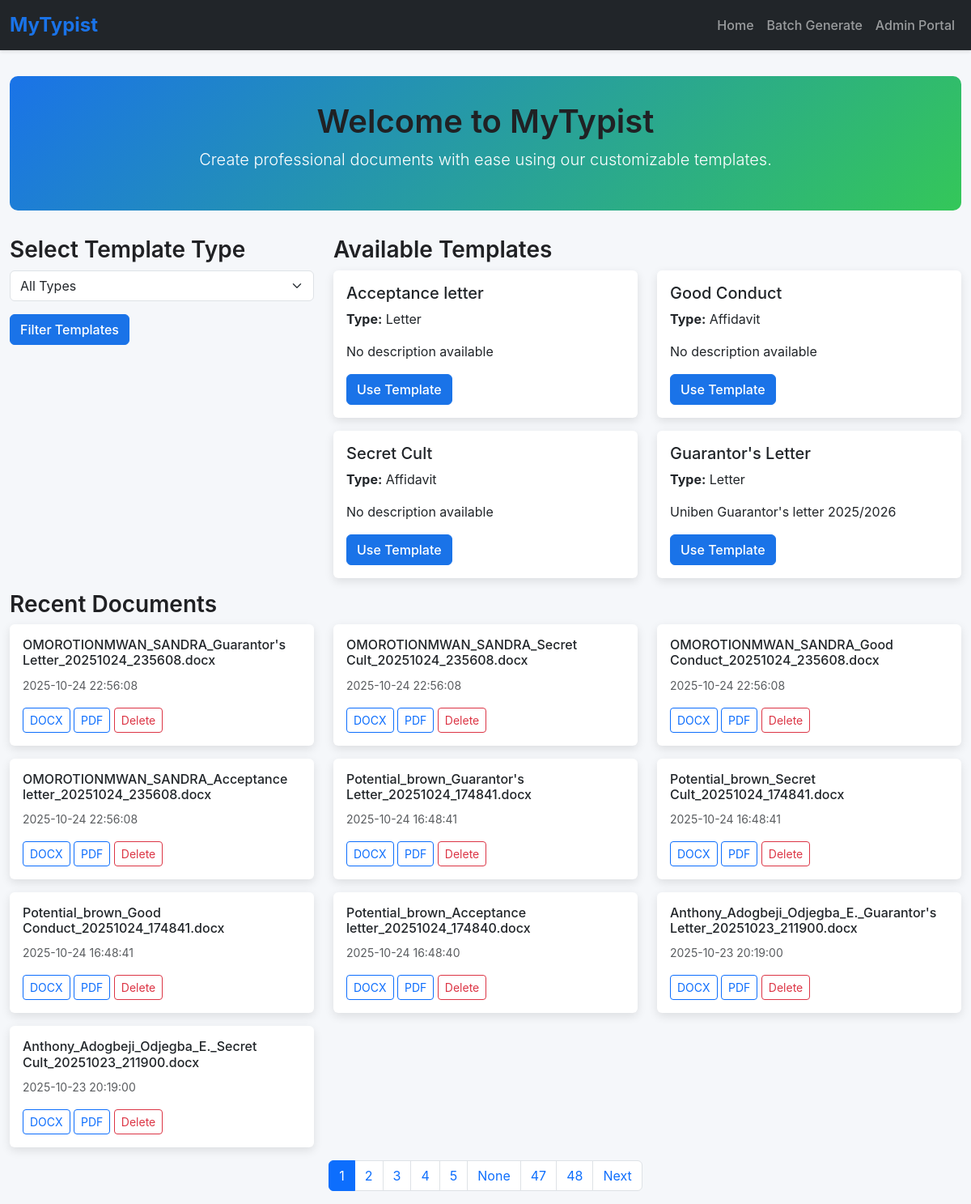
The page / on the database its author committed.
### app.py (models this page shows)
class Template(db.Model):
    __tablename__ = 'template'
    id = db.Column(db.Integer, primary_key=True)
    name = db.Column(db.String(100), nullable=False)
    type = db.Column(db.String(50), nullable=False)
    file_path = db.Column(db.String(200), nullable=False)
    description = db.Column(db.Text)
    font_family = db.Column(db.String(50), default='Times New Roman')
    font_size = db.Column(db.Integer, default=12)
    margin_top = db.Column(db.Float, default=1.0)
    margin_bottom = db.Column(db.Float, default=1.0)
    margin_left = db.Column(db.Float, default=1.0)
    margin_right = db.Column(db.Float, default=1.0)
    default_line_spacing = db.Column(db.Float, default=1.0)
    is_active = db.Column(db.Boolean, default=True)
    created_at = db.Column(db.DateTime, default=lambda: datetime.now(timezone.utc))
    updated_at = db.Column(db.DateTime, default=lambda: datetime.now(timezone.utc),
                          onupdate=lambda: datetime.now(timezone.utc))
    placeholders = db.relationship('Placeholder', back_populates='template',
                                   cascade="all, delete-orphan")
    created_documents = db.relationship('CreatedDocument', back_populates='template',
                                        cascade="all, delete-orphan")

class CreatedDocument(db.Model):
    __tablename__ = 'created_document'
    id = db.Column(db.Integer, primary_key=True)
    template_id = db.Column(db.Integer, db.ForeignKey('template.id'), nullable=False)
    user_name = db.Column(db.String(100), nullable=False)
    user_email = db.Column(db.String(100))
    file_path = db.Column(db.String(200), nullable=False)
    original_filename = db.Column(db.String(200))
    file_size = db.Column(db.Integer)
    created_at = db.Column(db.DateTime, default=lambda: datetime.now(timezone.utc))
    batch_id = db.Column(db.String(50), nullable=True)
    user_inputs = db.Column(db.Text)  # JSON storage of inputs
    template = db.relationship('Template', back_populates='created_documents')

### app.py (the view)
@app.route('/')
@cache.cached(timeout=30)  # Cache for 30 seconds to improve performance
def index():
    page = request.args.get('page', 1, type=int)
    type_filter = request.args.get('type', '')
    query = Template.query.filter_by(is_active=True)
    if type_filter:
        query = query.filter_by(type=type_filter)
    types = cache.get('template_types')
    if types is None:
        types = [t[0] for t in db.session.query(Template.type).distinct().all()]
        cache.set('template_types', types, timeout=300)  # Cache for 5 minutes
    templates = query.with_entities(Template.id, Template.name, Template.type, Template.description).all()
    recent_docs = CreatedDocument.query.order_by(CreatedDocument.created_at.desc()).paginate(
        page=page, per_page=10, error_out=False
    )
    return render_template('index.html', types=types, templates=templates,
                         recent_docs=recent_docs, page=page, total_pages=recent_docs.pages)

### templates/index.html (shortened to what this page needs)
{% extends 'base.html' %}
{% block content %}
<div class="hero text-center">
    <h1>Welcome to MyTypist</h1>
    <p class="lead">Create professional documents with ease using our customizable templates.</p>
</div>
<div class="row">
    <div class="col-md-4 mb-4">
        <h3>Select Template Type</h3>
        <form method="GET" action="{{ url_for('index') }}">
            <div class="mb-3">
                <select name="type" class="form-select">
                    <option value="">All Types</option>
                </select>
            </div>
            <button type="submit" class="btn btn-primary">Filter Templates</button>
        </form>
    </div>
    <div class="col-md-8">
        <h3>Available Templates</h3>
        {% if templates %}
        <div class="row">
            {% for template in templates %}
            <div class="col-md-6 mb-3">
                <div class="card">
                    <div class="card-body">
                        <h5 class="card-title">{{ template.name }}</h5>
                        <p class="card-text"><strong>Type:</strong> {{ template.type }}</p>
                        <p class="card-text">{{ template.description or 'No description available' }}</p>
                        <a href="{{ url_for('create', template_id=template.id) }}" class="btn btn-primary">Use Template</a>
                    </div>
                </div>
            </div>
            {% endfor %}
        </div>
        {% else %}
        <p>No templates available. Please contact the administrator.</p>
        {% endif %}
    </div>
</div>
<h3>Recent Documents</h3>
{% if recent_docs.items %}
<div class="row">
    {% for doc in recent_docs.items %}
    <div class="col-md-4 mb-3">
        <div class="card">
            <div class="card-body">
                <h6 class="card-title">{{ doc.original_filename }}</h6>
                <p class="card-text"><small class="text-muted">{{ doc.created_at.strftime('%Y-%m-%d %H:%M:%S') }}</small></p>
                <a href="{{ url_for('download', document_id=doc.id, format='docx') }}" class="btn btn-sm btn-outline-primary">DOCX</a>
                <a href="{{ url_for('download', document_id=doc.id, format='pdf') }}" class="btn btn-sm btn-outline-primary">PDF</a>
                <a href="{{ url_for('delete_document', document_id=doc.id) }}" class="btn btn-sm btn-outline-danger">Delete</a>
            </div>
        </div>
    </div>
    {% endfor %}
</div>
{% else %}
<p>No recent documents.</p>
{% endif %}
{% if recent_docs.has_prev or recent_docs.has_next %}
<nav aria-label="Page navigation">
    <ul class="pagination justify-content-center">
        {% for p in recent_docs.iter_pages() %}
        <li class="page-item {% if p == recent_docs.page %}active{% endif %}">
            <a class="page-link" href="{{ url_for('index', page=p) }}">{{ p }}</a>
        </li>
        {% endfor %}
        {% if recent_docs.has_next %}
        <li class="page-item"><a class="page-link" href="{{ url_for('index', page=recent_docs.next_num) }}">Next</a></li>
        {% endif %}
    </ul>
</nav>
{% endif %}
{% endblock %}

### templates/base.html (shortened to what this page needs)
<!DOCTYPE html>
<html lang="en">
<head>
    <link href="https://cdn.jsdelivr.net/npm/bootstrap@5.3.0/dist/css/bootstrap.min.css" rel="stylesheet">
</head>
<body>
    <nav class="navbar navbar-expand-lg navbar-dark bg-dark">
        <div class="container-fluid">
            <a class="navbar-brand" href="/">MyTypist</a>
            <div class="collapse navbar-collapse" id="navbarNav">
                <ul class="navbar-nav ms-auto">
                    <li class="nav-item"><a class="nav-link" href="/">Home</a></li>
                    <li class="nav-item"><a class="nav-link" href="/batch">Batch Generate</a></li>
                    <li class="nav-item"><a class="nav-link" href="/admin?key=SecretAdmin123">Admin Portal</a></li>
                </ul>
            </div>
        </div>
    </nav>
    <div class="container">
        {% block content %}{% endblock %}
    </div>
</body>
</html>

### templates/base.html (style rules this page uses)
body { font-family: 'Inter', -apple-system, BlinkMacSystemFont, 'Segoe UI', Roboto, sans-serif; background-color: #f5f7fa; }
.navbar { box-shadow: 0 2px 4px rgba(0, 0, 0, 0.1); }
.navbar-brand { font-weight: 700; font-size: 1.5rem; color: #1a73e8 !important; }
.nav-link { font-weight: 500; transition: color 0.2s; }
.container { max-width: 1200px; padding-top: 2rem; }
.hero { background: linear-gradient(135deg, #1a73e8 0%, #34c759 100%); color: white; padding: 2rem; border-radius: 10px; margin-bottom: 2rem; }
.card { border: none; box-shadow: 0 4px 12px rgba(0, 0, 0, 0.1); transition: transform 0.2s; }
.btn-primary { background-color: #1a73e8; border-color: #1a73e8; font-weight: 500; }
h1, h2, h3 { font-weight: 600; color: #202124; }

### rows shown on the page
Template: name "Acceptance letter", type "Letter", description "No description available"
Template: name "Good Conduct", type "Affidavit", description "No description available"
Template: name "Secret Cult", type "Affidavit", description "No description available"
Template: name "Guarantor's Letter", type "Letter", description "Uniben Guarantor's letter 2025/2026"
CreatedDocument: original_filename "OMOROTIONMWAN_SANDRA_Guarantor's Letter_20251024_235608.docx", created_at "2025-10-24 22:56:08"
CreatedDocument: original_filename "OMOROTIONMWAN_SANDRA_Secret Cult_20251024_235608.docx", created_at "2025-10-24 22:56:08"
CreatedDocument: original_filename "OMOROTIONMWAN_SANDRA_Good Conduct_20251024_235608.docx", created_at "2025-10-24 22:56:08"
CreatedDocument: original_filename "OMOROTIONMWAN_SANDRA_Acceptance letter_20251024_235608.docx", created_at "2025-10-24 22:56:08"
CreatedDocument: original_filename "Potential_brown_Guarantor's Letter_20251024_174841.docx", created_at "2025-10-24 16:48:41"
CreatedDocument: original_filename "Potential_brown_Secret Cult_20251024_174841.docx", created_at "2025-10-24 16:48:41"
CreatedDocument: original_filename "Potential_brown_Good Conduct_20251024_174841.docx", created_at "2025-10-24 16:48:41"
CreatedDocument: original_filename "Potential_brown_Acceptance letter_20251024_174840.docx", created_at "2025-10-24 16:48:40"
CreatedDocument: original_filename "Anthony_Adogbeji_Odjegba_E._Guarantor's Letter_20251023_211900.docx", created_at "2025-10-23 20:19:00"
CreatedDocument: original_filename "Anthony_Adogbeji_Odjegba_E._Secret Cult_20251023_211900.docx", created_at "2025-10-23 20:19:00"

### other values the page prints
{{ p }} "1" "2" "3" "4" "5" "None" "47" "48"
